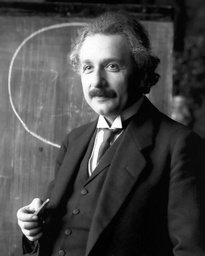
#> input picture Pattern Recognition/picture/test/albert-einstein.jpg, 205 x 256 px, shrunk from 1025 x 1280 before the run, found by its file name
$ python noise+filter.py
#> lines starting #> are read from the running program, lines starting #| are printed output that depends on the picture
import cv2
import numpy as np

# 读取图像(灰度图像)
image = cv2.imread('D:\\PycharmProjects\\pythonProject\\Pattern Recognition\\picture\\albert-einstein.jpg', cv2.IMREAD_GRAYSCALE)
#> image is the input picture: shape (256, 205); min 0, max 255, mean 71

# 确保图像不为空
if image is None:
    print("图像读取失败，请检查路径。")
    exit()

# 噪声
def add_gaussian_noise(image, mean=0, sigma=25):
    """
    向图像添加高斯噪声
    :param image: 原始图像
    :param mean: 高斯噪声的均值
    :param sigma: 高斯噪声的标准差
    :return: 添加噪声后的图像
    """
    # 检查图像是否为灰度（即只有两个维度）
    if len(image.shape) == 2:
        row, col = image.shape
        # 生成高斯噪声
        gauss = np.random.normal(mean, sigma, (row, col))
        gauss = gauss.reshape(row, col)
    else:
        row, col, ch = image.shape
        # 生成高斯噪声
        gauss = np.random.normal(mean, sigma, (row, col, ch))
        gauss = gauss.reshape(row, col, ch)

    # 添加噪声并确保像素值在0到255之间
    noisy_image = image + gauss
    noisy_image = np.clip(noisy_image, 0, 255).astype(np.uint8)
    return noisy_image

# 椒盐噪声
def add_salt_and_pepper_noise(image, salt_prob=0.01, pepper_prob=0.01):
    """
    向图像添加椒盐噪声
    :param image: 输入的原始图像
    :param salt_prob: 盐（亮）噪声的比例
    :param pepper_prob: 胡椒（暗）噪声的比例
    :return: 添加噪声后的图像
    """
    # 复制图像以避免修改原始图像
    noisy_image = np.copy(image)

    # 添加盐噪声
    num_salt = np.ceil(salt_prob * image.size)
    coords = [np.random.randint(0, i - 1, int(num_salt))
              for i in image.shape]
    noisy_image[coords[0], coords[1]] = 1

    # 添加胡椒噪声
    num_pepper = np.ceil(pepper_prob * image.size)
    coords = [np.random.randint(0, i - 1, int(num_pepper))
              for i in image.shape]
    noisy_image[coords[0], coords[1]] = 0

    return noisy_image

# 均值滤波
def mean_filter(image, kernel_size=3):
    height, width = image.shape
    border = kernel_size // 2
    filtered_image = np.zeros((height, width), dtype=np.uint8)

    for y in range(border, height - border):
        for x in range(border, width - border):
            sum_pixels = np.sum(image[y - border:y + border + 1, x - border:x + border + 1])
            filtered_image[y, x] = sum_pixels // (kernel_size * kernel_size)
    return filtered_image

# 中值滤波
def median_filter(image, kernel_size=3):
    height, width = image.shape
    border = kernel_size // 2
    filtered_image = np.zeros((height, width), dtype=np.uint8)

    for y in range(border, height - border):
        for x in range(border, width - border):
            # 获取邻域内的像素值
            kernel = image[y - border:y + border + 1, x - border:x + border + 1]
            median_value = np.median(kernel)
            filtered_image[y, x] = int(median_value)
    return filtered_image

# 库函数 均值滤波
def apply_mean_filter(image, kernel_size=(5, 5)):
    """
    对图像应用均值滤波
    :param image: 输入图像
    :param kernel_size: 滤波器的大小
    :return: 滤波后的图像
    """
    return cv2.blur(image, kernel_size)

# 库函数 中值滤波
def apply_median_filter(image, kernel_size=5):
    """
    对图像应用中值滤波
    :param image: 输入图像
    :param kernel_size: 滤波器的大小，必须是奇数
    :return: 滤波后的图像
    """
    return cv2.medianBlur(image, kernel_size)


# 高斯噪声，均值滤波
gaosi_image = add_gaussian_noise(image)
#> in add_gaussian_noise, `noisy_image = image + gauss`:
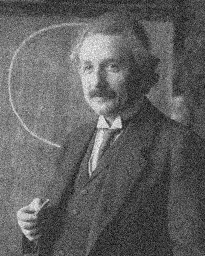
#> noisy_image: shape (256, 205) float64; min -87.82, max 328.4, mean 70.9; drawn with min black and max white
#> in add_gaussian_noise, `noisy_image = np.clip(noisy_image, 0, 255).astype(np.uint8)`:
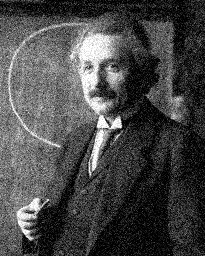
#> noisy_image: shape (256, 205); min 0, max 255, mean 72.1
gaosi_image_mean_filter = mean_filter(gaosi_image)
#> after the loop in mean_filter, `for y in range(border, height - border):`:
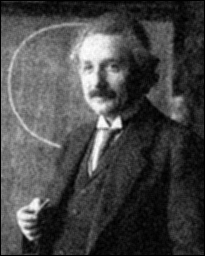
#> filtered_image: shape (256, 205); min 0, max 255, mean 70.8
# gaosi_image_mean_filter = apply_mean_filter(gaosi_image)

# 椒盐噪声，中值滤波
salt_and_pepper_noise_img = add_salt_and_pepper_noise(image)
#> in add_salt_and_pepper_noise, `noisy_image[coords[0], coords[1]] = 0`:
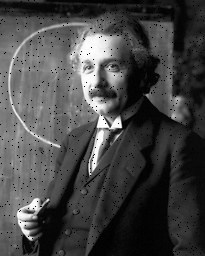
#> noisy_image: shape (256, 205); min 0, max 255, mean 69.6
salt_and_pepper_noise_mean_filter = median_filter(salt_and_pepper_noise_img)
# salt_and_pepper_noise_mean_filter = apply_mean_filter(salt_and_pepper_noise_img)


# 保存一下
# noise
save_path = '/Pattern Recognition/picture/noise/'
cv2.imwrite(save_path + 'gaosi_image.jpg', gaosi_image)
cv2.imwrite(save_path + 'gaosi_image_mean_filter.jpg', gaosi_image_mean_filter)
cv2.imwrite(save_path + 'salt_and_pepper_noise.jpg', salt_and_pepper_noise_img)
cv2.imwrite(save_path + 'salt_and_pepper_noise_median_filter.jpg', salt_and_pepper_noise_mean_filter)
